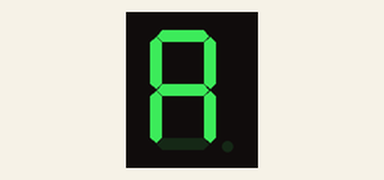
Recording of a sketch running on a simulated Arduino Uno, built with avr-gcc and run on an emulated ATmega328P. Shown: 1-digit seven-segment display. Wiring (inferred from the names in the program): 1-digit 7-segment display, segments lit when HIGH: segments pin 4, pin 5, pin 6, pin 7, pin 8, pin 9, pin 10, pin 2. The segment pins are drawn as the display they are named for.

Above: at 0.1 s.
At 1.1 s:
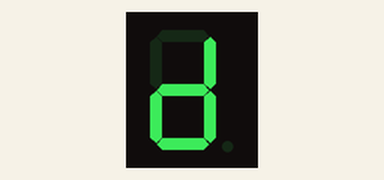
At 2.1 s:
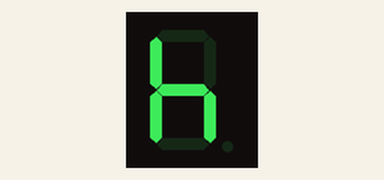
At 4.1 s:
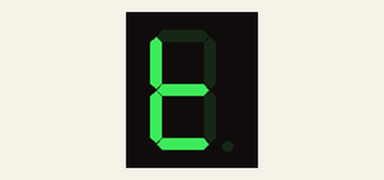
At 5.1 s:
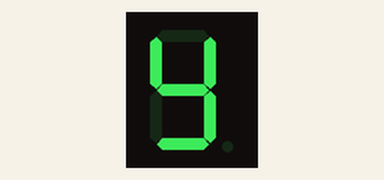
At 7.1 s:
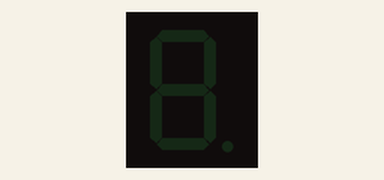

Measured:
- by itself, everything shown: repeats every 11.5 s, in 8 steps
- what the display in image 1 shows lasts 1.0 s, from 1.0 s to 2.0 s
- what the display in image 5 shows lasts 4.5 s, from 7.0 s to 11.5 s

The sketch:

MyName.ino
```cpp
const byte numeral[11]={
  B11101110, //untuk huruf A
  B01111010, //untuk huruf d
  B00101110, //untuk huruf h
  B01100000, //untuk huruf I
  B00011110, //untuk huruf t
  B01110110, //untuk huruf y
  B11111010, //untuk huruf a
  };

//inisialisasi pin yang digunakan
const int segmentPins[8]= {2,10,9,8,7,6,5,4}; //dp,g,f,e,d,c,b,a

void setup(){
  for (int i=0; i < 8; i++){
    pinMode(segmentPins[i], OUTPUT);
  }}

void loop(){
  for (int i=0; i <=10; i++){
    tunjukanAngka(i);
    delay(1000);
  }
    delay(500); }

void tunjukanAngka (int number){
  boolean isBitSet;
for (int segment=1; segment < 8; segment++){
  isBitSet= bitRead(numeral[number], segment);
  digitalWrite(segmentPins[segment], isBitSet); }
  } 
```
